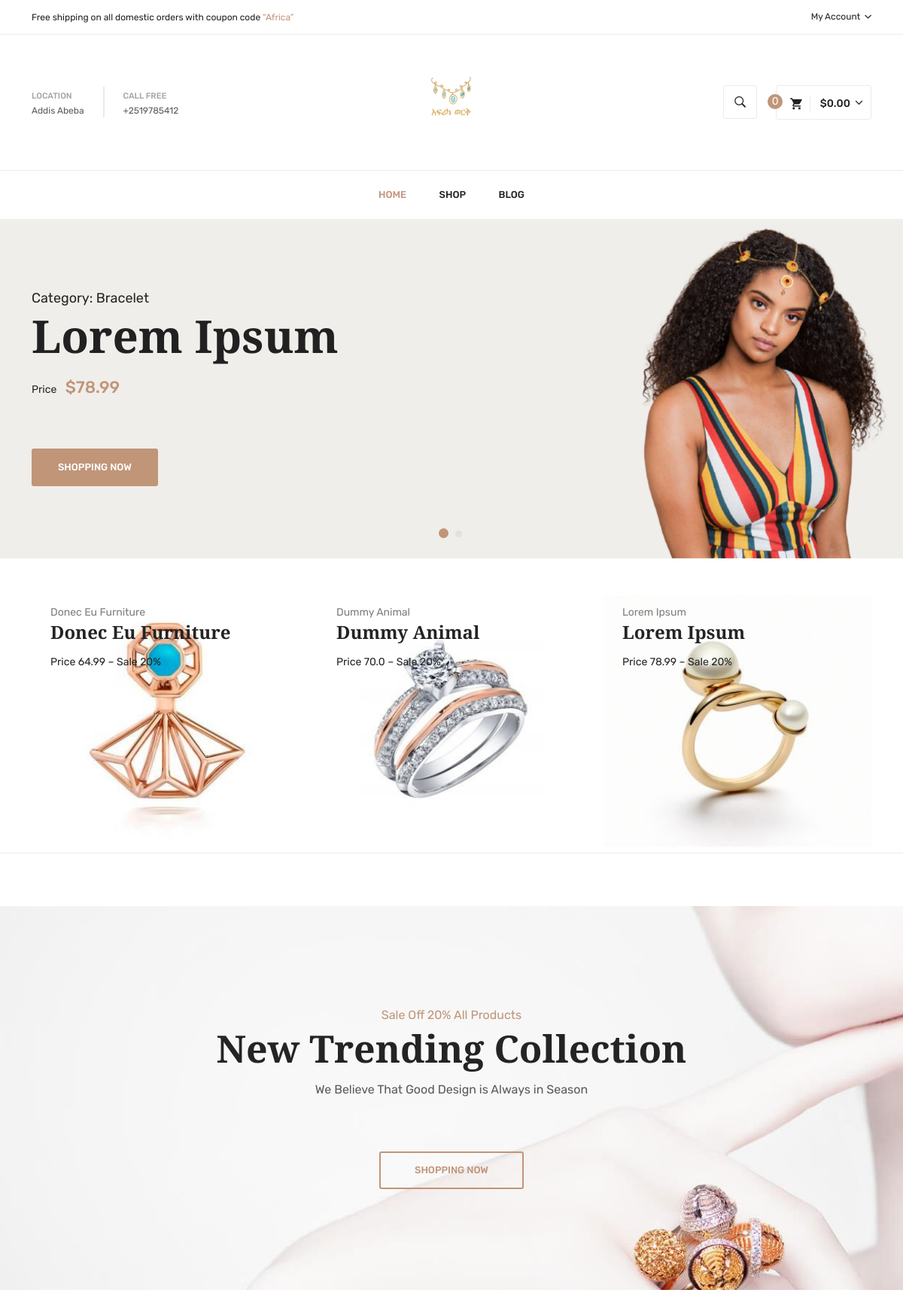
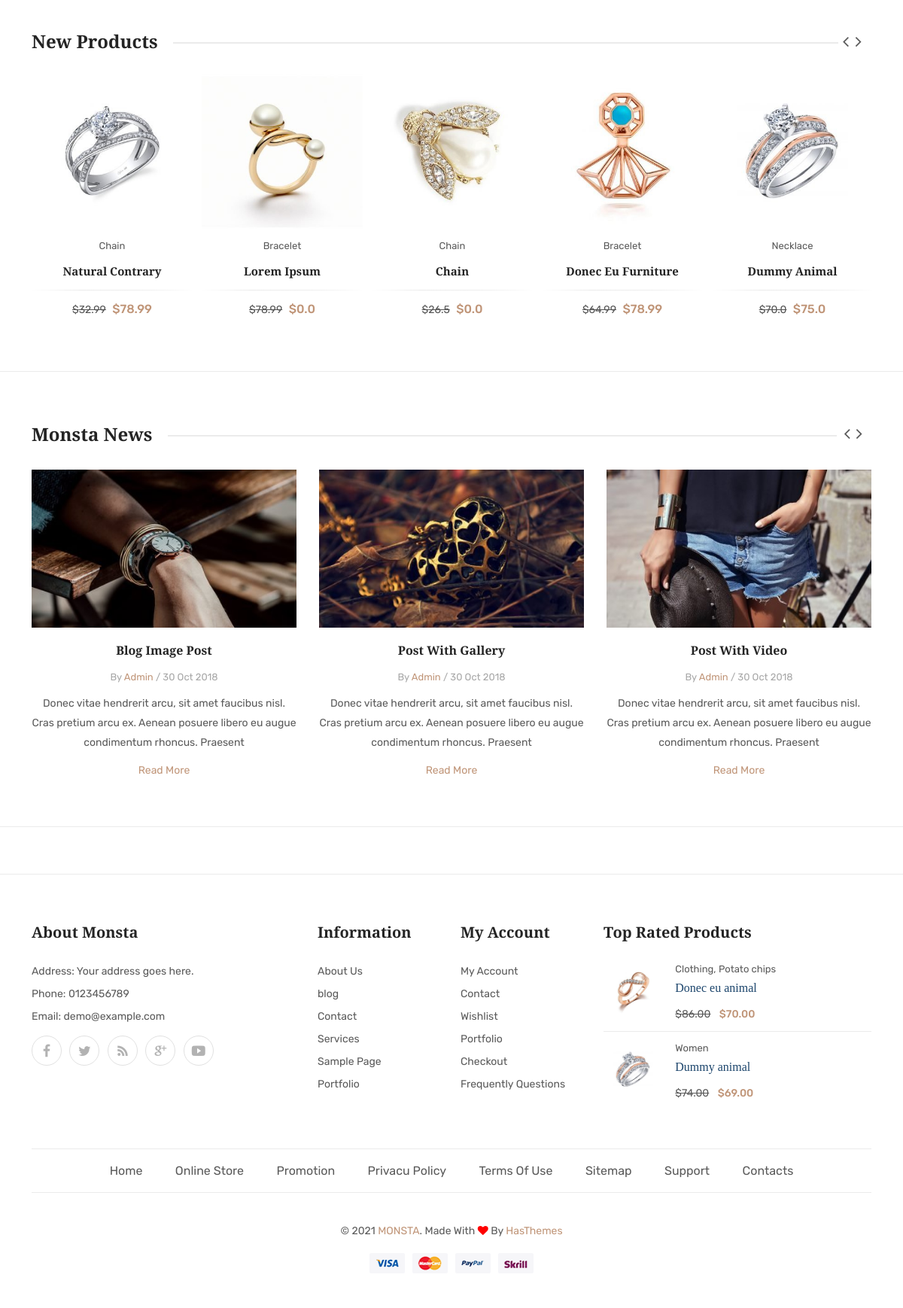
The page / on the database its author committed (2 pictures, top to bottom).
### main/models.py (models this page shows)
class AboutUs(models.Model):
    Name = models.CharField(max_length=100)
    Quotes = models.CharField(max_length=200)
    Email = models.EmailField()
    AboutUs = RichTextField()
    WhatDoWeDo = RichTextField()
    OurMission = RichTextField()
    Address1 = models.CharField(max_length=100)
    Address2 = models.CharField(max_length=100,blank=None,null=None)
    Phone = models.CharField(max_length=13)
    image = models.ImageField(upload_to="MyImage/")

### shop/models.py (models this page shows, shortened)
class Item(models.Model):
    Category = models.ForeignKey(JewelleryCategory, on_delete=models.CASCADE)
    Name = models.CharField(max_length = 150)
    oldPrice = models.FloatField(default=0.0)
    Price = models.FloatField(default=0.0)
    Quantity = models.IntegerField(default=0)
    about = RichTextField(null = True)
    color = models.CharField(max_length=100,default='Gold')
    Image1 = models.ImageField(upload_to='JewelleryImages',null=True)
    Image2 = models.ImageField(upload_to='JewelleryImages',  blank=True, null=True )
    Image3 = models.ImageField(upload_to='JewelleryImages', blank=True, null=True)
    Image4 = models.ImageField(upload_to='JewelleryImages',  blank=True, null=True)

class JewelleryCategory(models.Model):
   Name = models.CharField(max_length = 150)
   def __str__(self):
        return self.Name

### main/views.py (the view)
# urls.py: path('',views.home,name = 'home'),
def home(request):
    about = AboutUs.objects.order_by("?").first()
    context = {
        'about': about,
        'random': Item.objects.order_by('?').first(),
        'random2': Item.objects.order_by('?').first(),
        'Purchase3': Item.objects.order_by('?')[:3],
        'newProdacts' : Item.objects.all()[:10]
    }
    return render(request, 'index.html',context)

### main/templates/index.html (shortened to what this page needs)
{% load static %}
<!doctype html>
<html class="no-js" lang="en">
{% include "head.html" %}
<body>
    {% include "header.html" %}
    <div class="slider_area owl-carousel">
        <div class="single_slider" data-bgimg="{% static 'assets/img/slider/bb.png' %}">
            <div class="container">
                <div class="row align-items-center">
                    <div class="col-12">
                        <div class="slider_content">
                            <p>Category: {{random.Category}} </p>
                            <h1>{{random.Name}}</h1>
                            <p class="slider_price">Price <span>${{random.Price}} </span></p>
                            {% if user.is_authenticated %}
                                <a class="button" href="{% url 'shop' %}">shopping now</a>
                            {% else %}
                            <a class="button" href="{% url 'account_login' %}">shopping now</a>
                            {% endif %}
                        </div>
                    </div>
                </div>
            </div>
        </div>
    </div>
    <section class="banner_section">
        <div class="container">
            <div class="row ">
                {% for Purchase in Purchase3 %}
                <div class="col-lg-4 col-md-6">
                    <div class="single_banner">
                        <div class="banner_thumb">
                            <a href="shop.html"><img src="{{Purchase.Image1.url}}" alt=""></a>
                            <div class="banner_content">
                                <p> {{Purchase.Name}} </p>
                                <h2>{{Purchase.Name}}</h2>
                                <span>Price {{Purchase.Price}} – Sale 20%</span>
                            </div>
                        </div>
                    </div>
                </div>
                {% endfor %}
            </div>
        </div>
    </section>
    <section class="banner_fullwidth">
        <div class="container">
            <div class="row align-items-center">
                <div class="col-12">
                    <div class="banner_text">
                        <p>Sale Off 20% All Products</p>
                        <h2>New Trending Collection</h2>
                        <span>We Believe That Good Design is Always in Season</span>
                        <a href="shop.html">shopping Now</a>
                    </div>
                </div>
            </div>
        </div>
    </section>
    <section class="product_section p_bottom p_section1">
        <div class="container">
            <div class="row">
                <div class="col-12">
                    <div class="section_title">
                        <h2>New Products</h2>
                    </div>
                </div>
                <div class="col-12">
                    <div class="product_area ">
                        <div class="product_container bottom">
                            <div class="custom-row product_row1">
                                {% for newProdact in newProdacts %}
                                <div class="custom-col-5">
                                    <div class="single_product">
                                        <div class="product_thumb">
                                            <a class="primary_img" href="#"><img src=" {{newProdact.Image1.url}} " alt=""></a>
                                        </div>
                                        <div class="product_content">
                                            <div class="tag_cate">
                                                <a href="#"> {{newProdact.Category}} </a>
                                            </div>
                                            <h3><a href="product-details.html"> {{newProdact.Name}} </a></h3>
                                            <div class="price_box">
                                                <span class="old_price">${{newProdact.Price}}</span>
                                                <span class="current_price">${{newProdact.oldPrice}}</span>
                                            </div>
                                        </div>
                                    </div>
                                </div>
                                {% endfor %}
                            </div>
                        </div>
                    </div>
                </div>
            </div>
        </div>
    </section>
    <section class="blog_section">
        <div class="container">
            <div class="row">
                <div class="col-12">
                    <div class="section_title">
                        <h2>Monsta News</h2>
                    </div>
                </div>
            </div>
            <div class="row">
                <div class="blog_wrapper blog_column3 owl-carousel">
                    <div class="col-lg-4">
                        <div class="single_blog">
                            <div class="blog_thumb">
                                <a href="blog-details.html"><img src="{% static 'assets/img/blog/blog1.jpg' %}" alt=""></a>
                            </div>
                            <div class="blog_content">
                                <h3><a href="blog-details.html">Blog image post</a></h3>
                                <div class="author_name">
                                    <p>
                                        <span>by</span>
                                        <span class="themes">admin</span> / 30 Oct 2018
                                    </p>
                                </div>
                                <div class="post_desc">
                                    <p>Donec vitae hendrerit arcu, sit amet faucibus nisl. Cras pretium arcu ex. Aenean posuere libero eu augue condimentum rhoncus. Praesent</p>
                                </div>
                                <div class="read_more">
                                    <a href="blog-details.html">read more</a>
                                </div>
                            </div>
                        </div>
                    </div>
                    <div class="col-lg-4">
                        <div class="single_blog">
                            <div class="blog_thumb">
                                <a href="blog-details.html"><img src="{% static 'assets/img/blog/blog2.jpg' %}" alt=""></a>
                            </div>
                            <div class="blog_content">
                                <h3><a href="blog-details.html">Post with Gallery</a></h3>
                                <div class="author_name">
                                    <p>
                                        <span>by</span>
                                        <span class="themes">admin</span> / 30 Oct 2018
                                    </p>
                                </div>
                                <div class="post_desc">
                                    <p>Donec vitae hendrerit arcu, sit amet faucibus nisl. Cras pretium arcu ex. Aenean posuere libero eu augue condimentum rhoncus. Praesent</p>
                                </div>
                                <div class="read_more">
                                    <a href="blog-details.html">read more</a>
                                </div>
                            </div>
                        </div>
                    </div>
                    <div class="col-lg-4">
                        <div class="single_blog">
                            <div class="blog_thumb">
                                <a href="blog-details.html"><img src="{% static 'assets/img/blog/blog3.jpg' %}" alt=""></a>
                            </div>
                            <div class="blog_content">
                                <h3><a href="blog-details.html">Post with Video</a></h3>
                                <div class="author_name">
                                    <p>
                                        <span>by</span>
                                        <span class="themes">admin</span> / 30 Oct 2018
                                    </p>
                                </div>
                                <div class="post_desc">
                                    <p>Donec vitae hendrerit arcu, sit amet faucibus nisl. Cras pretium arcu ex. Aenean posuere libero eu augue condimentum rhoncus. Praesent</p>
                                </div>
                                <div class="read_more">
                                    <a href="blog-details.html">read more</a>
                                </div>
                            </div>
                        </div>
                    </div>
                </div>
            </div>
        </div>
    </section>
    {% include "footer.html" %}
</body>
</html>

### main/templates/header.html (shortened to what this page needs)
{% load static %}
<header class="header_area">
    <div class="header_top">
        <div class="container">
            <div class="row align-items-center">
                <div class="col-lg-7 col-md-12">
                    <div class="welcome_text">
                        <p>Free shipping on all domestic orders with coupon code <span>“Africa”</span></p>
                    </div>
                </div>
                <div class="col-lg-5 col-md-12">
                    <div class="top_right text-right">
                        <ul>
                            <li class="top_links"><a href="#">My Account <i class="ion-chevron-down"></i></a>
                            </li>
                        </ul>
                    </div>
                </div>
            </div>
        </div>
    </div>
    <div class="header_middel">
        <div class="container">
            <div class="row align-items-center">
                <div class="col-lg-5">
                    <div class="home_contact">
                        <div class="contact_box">
                            <label>Location</label>
                            <p> {{about.Address1}} </p>
                        </div>
                        <div class="contact_box">
                            <label>Call free</label>
                            <p><a href="tel:{{about.Phone}}">{{about.Phone}}</a></p>
                        </div>
                    </div>
                </div>
                <div class="col-lg-2 col-md-3 col-4">
                    <div class="logo">
                        <a href="{% url 'about' %}"><img src="{% static 'assets/img/logo/logo.png' %}" alt=""></a>
                    </div>
                </div>
                <div class="col-lg-5 col-md-7 col-6">
                    <div class="middel_right">
                        <div class="search_btn">
                            <a href="#"><i class="ion-ios-search-strong"></i></a>
                        </div>
                        <div class="cart_link">
                            {% if user.is_authenticated %}
                                <a href="#"><i class="ion-android-cart"></i><span class="cart_text_quantity"> $138.00</span> <i class="fa fa-angle-down"></i></a>
                                <span class="cart_quantity">5</span>
                                {% else %}
                                <a href="#"><i class="ion-android-cart"></i><span class="cart_text_quantity"> $0.00</span> <i class="fa fa-angle-down"></i></a>
                                <span class="cart_quantity">0</span>
                            {% endif %}
                        </div>
                    </div>
                </div>
            </div>
        </div>
    </div>
    <div class="header_bottom sticky-header">
        <div class="container">
            <div class="row align-items-center">
                <div class="col-12">
                    <div class="main_menu_inner">
                        <div class="main_menu">
                            <nav>
                                <ul>
                                    <li class="active"><a href="{% url 'home' %}">Home </a>
                                    </li>
                                    <li><a href=" {% url 'shop' %} ">shop </a>
                                    </li>
                                    <li><a href="#">blog </a>
                                    </li>
                                </ul>
                            </nav>
                        </div>
                    </div>
                </div>
            </div>
        </div>
    </div>
</header>

### rows shown on the page
AboutUs: Address1 "Addis Abeba", Phone "+2519785412"
Item: Category "Bracelet", Name "Lorem Ipsum", Price "78.99", Image1 (picture), oldPrice "0.0"
Item: Image1 (picture), Name "Donec Eu Furniture", Price "64.99", Category "Bracelet", oldPrice "78.99"
Item: Image1 (picture), Name "Dummy Animal", Price "70.0", Category "Necklace", oldPrice "75.0"
Item: Image1 (picture), Category "Chain", Name "Chain", Price "26.5", oldPrice "0.0"
Item: Image1 (picture), Category "Chain", Name "Natural Contrary", Price "32.99", oldPrice "78.99"
